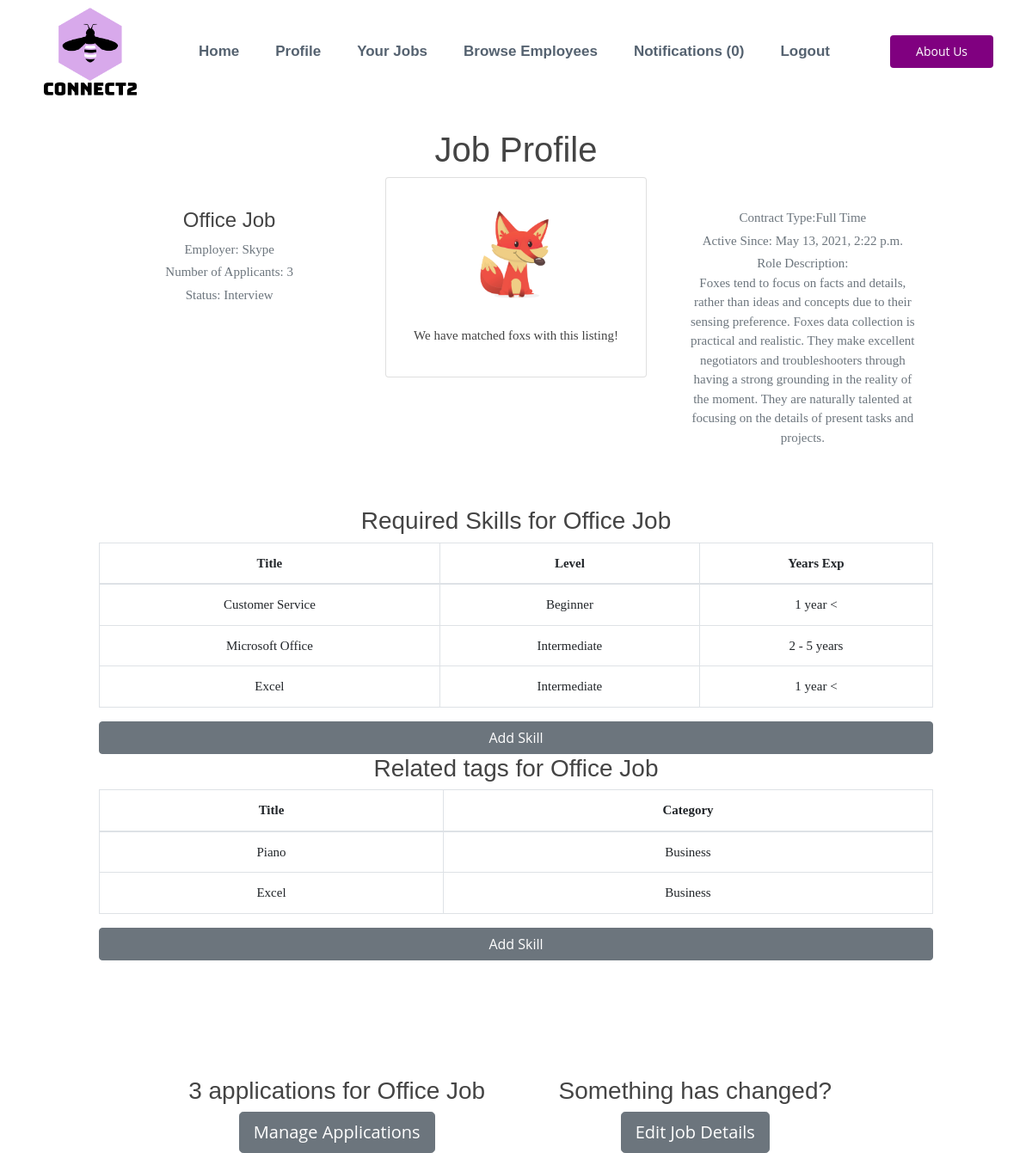
Page /202/jobviewer (signed in) on the committed database.
### account/models.py (models this page shows, shortened)
class Job(models.Model):
    STATUS = (
        ('Open', 'Open'),
        ('Closed', 'Closed'),
        ('Interview', 'Interview'),
    )
    CONTRACT = (
        ('Full Time', 'Full Time'),
        ('Part Time', 'Part Time'),
    )
    WORK = (
        ('Office', 'Office'),
        ('Remote', 'Remote'),
    )
    LENGTH = (
        ('Permanent', 'Permanent'),
        ('Temporary', 'Temporary'),
    )
    employer = models.ForeignKey(
        Employer, null=True, on_delete=models.CASCADE)
    date_created = models.DateTimeField(auto_now_add=True, null=True)
    status = models.CharField(max_length=200, null=True, choices=STATUS)
    title = models.CharField(max_length=200)
    description_role = models.TextField(max_length=2000, null=True, blank=True)
    description_personality = models.TextField(
        max_length=200000, null=True, blank=True)
    contract = models.CharField(max_length=200, null=True, choices=CONTRACT)
    office_type = models.CharField(max_length=200, null=True, choices=WORK)
    length = models.CharField(max_length=200, null=True, choices=LENGTH)
    ideal_person = models.CharField(max_length=200, null=True)
    location = models.CharField(max_length=200, null=True)
    num_hires = models.IntegerField(null=True)
    city = models.CharField(max_length=200, null=True)
    enviornment = models.TextField(
        max_length=2000, null=True, blank=True)
    created = models.DateTimeField(auto_now_add=True)
    job_round = models.IntegerField(null=True, default=1)
    no_applicants = models.IntegerField(default=0, null=True)
    def __str__(self):
        return self.title

class Employer(models.Model):
    user = models.OneToOneField(
        User, on_delete=models.CASCADE, primary_key=True)
    phone = models.CharField(max_length=200)
    company_name = models.CharField(max_length=200)
    email = models.EmailField(max_length=200, blank=True)
    updated = models.DateTimeField(auto_now=True)
    created = models.DateTimeField(auto_now_add=True)
    sector = models.CharField(max_length=200, blank=True)
    avatar = models.ImageField(default='avatar.jpg', upload_to='avatar_pics')
    county = models.CharField(max_length=200, blank=True)
    city = models.CharField(max_length=200, blank=True)
    location = models.CharField(max_length=200)
    def __str__(self):
        return self.user.username

class User(AbstractUser):
    is_employee = models.BooleanField(default=False)
    is_employer = models.BooleanField(default=False)

class JobSkill(models.Model):
    skill_level = (
        ('Beginner', 'Beginner'),
        ('Intermediate', 'Intermediate'),
        ('Advanced', 'Advanced'),
    )
    years_of = (
        ('1 year <', '1 year <'),
        ('1 - 2 years', '1 - 2 years'),
        ('2 - 5 years', '2 - 5 years'),
        ('5 - 10 years', '5 - 10 years'),
        ('10+ years', '10+ years'),
    )
    job = models.ForeignKey(
        Job, on_delete=models.CASCADE, null=True)
    title = models.CharField(max_length=200, blank=True)
    level = models.CharField(max_length=200, blank=False, choices=skill_level)
    years_of = models.CharField(max_length=200, blank=True, choices=years_of)
    description = models.TextField(max_length=400, blank=True)

class JobTag(models.Model):
    areas = (
        ('Business', 'Business'),
        ('IT', 'IT'),
        ('Retail', 'Retail'),
    )
    job = models.ForeignKey(
        Job, null=True, on_delete=models.CASCADE)
    title = title = models.CharField(max_length=200, blank=True)
    category = models.CharField(
        max_length=200, choices=areas, default='Business')

### employer/views.py (the view)
# urls.py: path('<int:pk>/jobviewer', jobviewer, name='jobviewer'),
def jobviewer(request, pk):
    employer = Employer.objects.get(user=request.user)
    jobs = Job.objects.filter(pk=pk)
    test = Job.objects.get(id=pk)
    applications = test.application_set.all().order_by('-score')
    print(applications)
    application = Application.objects.filter(job=test)
    skills = test.jobskill_set.all()
    tags = test.jobtag_set.all()
    context = {
        'employer': employer,
        'jobs': jobs,
        'applications': applications,
        'skills': skills,
        'test': test,
        'tags': tags,
    }
    return render(request, 'employer/job_viewer.html', context)

### employer/templates/employer/job_viewer.html (shortened to what this page needs)
{% extends 'employer/core.html' %}
{% load static %}
{% block content %}
{% for job in jobs %}
<div class="container-fluid">
    <div class="row">
        <div class="col-md-12">
            <div class="row">
                <div class="col-md-12">
                    <div class="row">
                        <div class="col-md-1">
                        </div>
                        <div class="col-md-10" id="gato">
                            <h1 class="text-center"> Job Profile</h1>
                            <div class="row">
                                <div class="col-md-4">
                                    <div class="card-body">
                                        <div class="d-flex flex-column align-items-center text-center ">
                                            <div class="mt-3">
                                                <h4>{{job.title}}</h4>
                                                <p class="text-secondary mb-1">Employer:
                                                    {{job.employer}}
                                                </p>
                                                <p class="text-secondary mb-1">Number of Applicants:
                                                    {{job.no_applicants}}</p>
                                                <p class="text-secondary mb-1">Status: {{job.status}} </p>
                                            </div>
                                        </div>
                                    </div>
                                </div>
                                <div class="col-md-4">
                                    <div class="card">
                                        <div class="card-body">
                                            <div class="d-flex flex-column align-items-center text-center">
                                                <div class="mt-3">
                                                    {% if job.ideal_person == "sj" %}
                                                    <img src="{% static 'beaver.png' %}" alt="Admin"
                                                        class="rounded-circle" width="200">
                                                    <p> We have matched beavers with this listing!</p>
                                                    {% elif job.ideal_person == "nt" %}
                                                    <img src="{% static 'owls.png' %}" alt="Admin"
                                                        class="rounded-circle" width="150">
                                                    <p> We have matched owls with this listing!</p>
                                                    {% elif job.ideal_person == "sp" %}
                                                    <img src="{% static 'fox.png' %}" alt="Admin" class="rounded-circle"
                                                        width="150">
                                                    <p> We have matched foxs with this listing!</p>
                                                    {% else %}
                                                    <img src="{% static 'elephant.png' %}" alt="Admin"
                                                        class="rounded-circle" width="150">
                                                    <p> We have matched elephants with this listing!</p>
                                                    {% endif %}
                                                </div>
                                            </div>
                                        </div>
                                    </div>
                                </div>
                                <div class="col-md-4">
                                    <div class="card-body">
                                        <div class="d-flex flex-column align-items-center text-center ">
                                            <div class="mt-3">
                                                <p class="text-secondary mb-1">
                                                    Contract Type:{{job.contract}}</p>
                                                <p class="text-secondary mb-1">Active Since: {{job.created}} </p>
                                                <p class="text-secondary mb-1">
                                                    Role Description:<br>{{job.description_role}}
                                                </p>
                                            </div>
                                        </div>
                                    </div>
                                </div>
                            </div>
                            <br>
                            <br>
                            <div class="row">
                                <div class="col-md-12" id="centerit">
                                    <h3>
                                        Required Skills for {{job.title}}
                                    </h3>
                                    <table class="table table-bordered">
                                        <thead>
                                            <tr>
                                                <th>
                                                    Title
                                                </th>
                                                <th>
                                                    Level
                                                </th>
                                                <th>
                                                    Years Exp
                                                </th>
                                            </tr>
                                        </thead>
                                        <tbody>
                                            {% for skill in skills %}
                                            <tr>
                                                <td>
                                                    {{skill.title}}
                                                </td>
                                                <td>
                                                    {{skill.level}}
                                                </td>
                                                <td>
                                                    {{skill.years_of}}
                                                </td>
                                                {% endfor %}
                                            </tr>
                                        </tbody>
                                    </table>
                                    <a class="btn  btn-secondary text-center btn-block"
                                        href="{% url 'createJobSkill' pk=job.pk  %}">Add Skill
                                    </a>
                                    <h3>
                                        Related tags for {{job.title}}
                                    </h3>
                                    <table class="table table-bordered">
                                        <thead>
                                            <tr>
                                                <th>
                                                    Title
                                                </th>
                                                <th>
                                                    Category
                                                </th>
                                            </tr>
                                        </thead>
                                        <tbody>
                                            {% for tag in tags %}
                                            <tr>
                                                <td>
                                                    {{tag.title}}
                                                </td>
                                                <td>
                                                    {{tag.category}}
                                                </td>
                                                {% endfor %}
                                            </tr>
                                        </tbody>
                                    </table>
                                    <a class="btn  btn-secondary text-center btn-block"
                                        href="{% url 'createJobtag' pk=job.pk  %}">Add Skill
                                    </a>
                                </div>
                            </div>
                            <br>
                            <br>
                            <br>
                            <br>
                            <br>
                            <br>
                            <div class="row">
                                <div class="col-md-1">
                                </div>
                                <div class="col-md-5 text-center">
                                    <h3 class="text-center">
                                        {{job.no_applicants}} applications for {{job.title}}
                                    </h3>
                                    <a class="btn btn-lg btn-secondary text-center"
                                        href="{% url 'jobprofile' pk=job.pk %}">
                                        Manage Applications
                                    </a>
                                </div>
                                <div class="col-md-5 text-center">
                                    <h3 class="text-center">
                                        Something has changed?
                                    </h3>
                                    <a class="btn btn-lg btn-secondary text-center" href="{% url 'createjob'  %}">
                                        Edit Job Details
                                    </a>
                                </div>
                                <div class="col-md-1">
                                </div>
                            </div>
                        </div>
                    </div>
                </div>
            </div>
        </div>
    </div>
</div>
</div>
{% endfor %}
{% endblock %}

### employer/templates/employer/core.html (shortened to what this page needs)
{% load static %}
<!DOCTYPE html>
<html lang="en">
<head>
    <link rel="stylesheet" href="https://maxcdn.bootstrapcdn.com/bootstrap/4.5.2/css/bootstrap.min.css">
    <link rel="stylesheet" type="text/css" href={% static 'core.css' %}>
    <link rel="stylesheet" href="{% static 'date-time-phone/jquery-ui.css' %}">
    <link rel='stylesheet' href="{% static 'date-time-phone/jquery-ui-timepicker-addon.css' %}" />
    <link rel="stylesheet" href="https://cdnjs.cloudflare.com/ajax/libs/font-awesome/4.7.0/css/font-awesome.min.css">
</head>
<body>
    {% include 'employer/navbar.html'%}
    <div id="maincont">
        {% block content %}
        {% endblock %}
</body>

### employer/templates/employer/navbar.html (shortened to what this page needs)
{% block content %}
{% load static %}
<header id="header" class="fixed-top ">
    <div class="container d-flex align-items-center">
        <img src="{% static 'logo.png' %}" id="logopic"></a>
        <nav class="nav-menu d-none d-lg-block">
            <ul>
                <li><a class="nav-link" href="{% url 'employer-home'  %}">Home </a></li>
                <li><a class="nav-link" href="{% url 'employer-profile'  %}">Profile</a></li>
                <li><a class="nav-link" href="{% url 'jobs'  %}">Your Jobs</a></li>
                <li><a class="nav-link " href="{% url 'browse'  %}">Browse Employees</a></li>
                <li> <a class="nav-link" href="{% url 'notifications'  %}">Notifications ({{ notifications.count }})</a>
                <li> <a class="nav-link" href="{% url 'logout'  %}">Logout</a></li>
            </ul>
        </nav>
        <a href="index.html" class="get-started-btn ml-auto">About Us</a>
    </div>
</header>
{% endblock %}

### rows in the picture
Job: title "Office Job", employer "Skype", no_applicants "3", status "Interview", contract "Full Time", created "May 13, 2021, 2:22 p.m.", description_role "Foxes tend to focus on facts and details, rather than ideas and concepts due to their sensing preference. Foxes data collection is practical and realistic. They make excellent negotiators and troubleshooters through having a strong grounding in the reality of the moment. They are naturally talented at focusing on the details of present tasks and projects."
JobSkill: title "Customer Service", level "Beginner", years_of "1 year <"
JobSkill: title "Microsoft Office", level "Intermediate", years_of "2 - 5 years"
JobSkill: title "Excel", level "Intermediate", years_of "1 year <"
JobTag: title "Piano", category "Business"
JobTag: title "Excel", category "Business"

### other values in the picture
{{ notifications.count }} "0"
